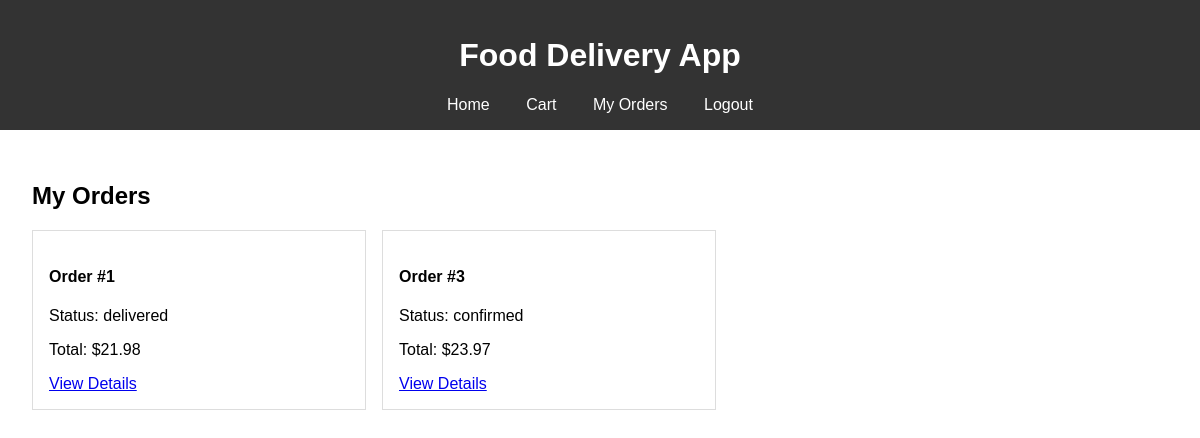
Page /orders (signed in) on the committed database.
### app.py (models this page shows)
class Order(db.Model):
    id = db.Column(db.Integer, primary_key=True)
    customer_id = db.Column(db.Integer, db.ForeignKey('user.id'), nullable=False)
    restaurant_id = db.Column(db.Integer, db.ForeignKey('restaurant.id'), nullable=False)
    status = db.Column(db.String(50), default='pending')  # pending, confirmed, preparing, out_for_delivery, delivered
    total_amount = db.Column(db.Float, nullable=False)
    delivery_address = db.Column(db.String(300), nullable=False)

### app.py (the view)
@app.route('/orders')
@login_required
def orders():
    user_orders = Order.query.filter_by(customer_id=current_user.id).all()
    return render_template('orders.html', orders=user_orders)

### app.py (called while the page is built)
@login_manager.user_loader
def load_user(user_id):
    return User.query.get(int(user_id))

### templates/orders.html (shortened to what this page needs)
{% extends "base.html" %}
{% block content %}
<h2>My Orders</h2>
{% if orders %}
    <div class="orders">
        {% for order in orders %}
            <div class="order-card">
                <h4>Order #{{ order.id }}</h4>
                <p>Status: {{ order.status }}</p>
                <p>Total: ${{ order.total_amount }}</p>
                <a href="{{ url_for('order_details', order_id=order.id) }}">View Details</a>
            </div>
        {% endfor %}
    </div>
{% else %}
    <p>No orders yet.</p>
{% endif %}
{% endblock %}

### static/style.css (style rules this page uses)
body { font-family: Arial, sans-serif; margin: 0; padding: 0; }
.restaurants, .menu, .cart-items, .orders { display: flex; flex-wrap: wrap; gap: 1rem; }
.restaurant-card, .menu-item, .cart-item, .order-card { border: 1px solid #ddd; padding: 1rem; width: 300px; }

### rows in the picture
Order: id "1", status "delivered", total_amount "21.98"
Order: id "3", status "confirmed", total_amount "23.97"
